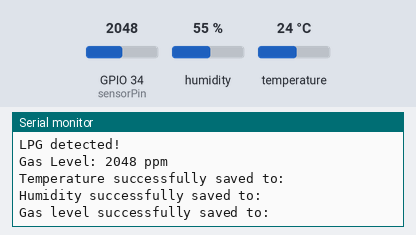
A sketch run on a simulated ESP32. Shown: the last lines printed to the serial monitor. Inputs (shaded band) come from the test bench; at power-on: GPIO 34 (sensorPin) = 2048, humidity 55 %, temperature 24 °C. WiFi joins after 1.5 s; servers stay silent unless stated.

Above: at 2.7 s.
2.8 s: GPIO 34 (sensorPin) set to 960
At 6.65 s:
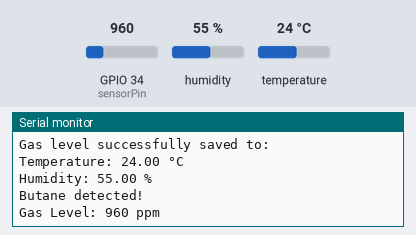
13.0 s: GPIO 34 (sensorPin) set to 560
At 16.81 s:
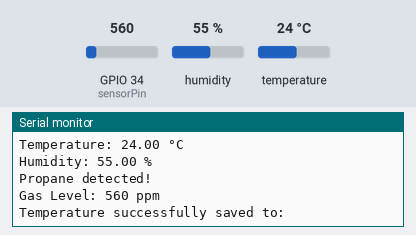
23.0 s: GPIO 34 (sensorPin) set to 260
At 26.97 s:
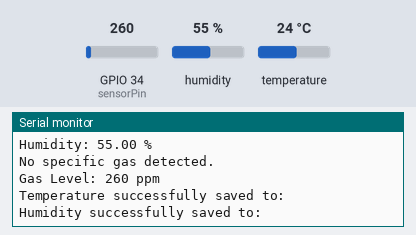
33.0 s: humidity set to 22 %
At 36.66 s:
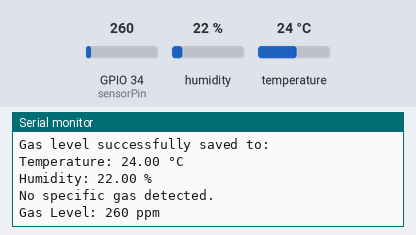
39.0 s: temperature set to 12 °C
At 41.83 s:
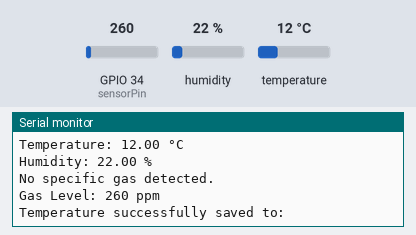
45.0 s: humidity set to 40 %
At 46.67 s:
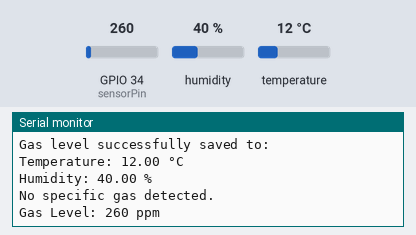
Timing chart, 0 to 48.2 s (numbered marks = the images above; inputs shaded):
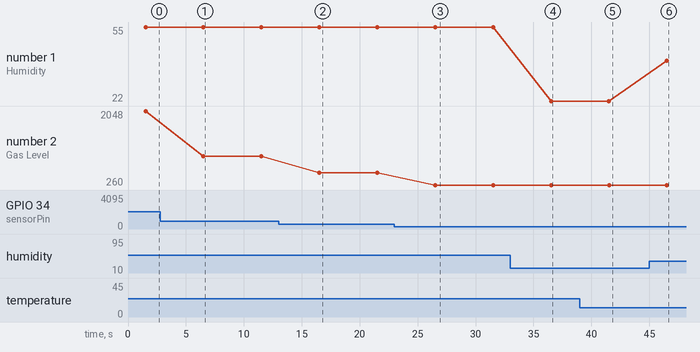

The sketch:

Niral_Thiruvila.ino
```cpp
#include <DHT.h>

#include<WiFi.h>
#include<Firebase_ESP_Client.h>
#include "addons/TokenHelper.h"
#include "addons/RTDBHelper.h"

#define WIFI_SSID "<<3"
#define WIFI_PASSWORD "Boobathi"
#define API_KEY "AIzaSyB-uqD8irbeVh9HJMpefA8HfiYaPY5iPec"
#define DATABASE_URL "https://trail-638316-default-rtdb.firebaseio.com"


FirebaseData fbdo;
FirebaseAuth auth;
FirebaseConfig config;
unsigned long sendDataPrevMillis = 0;
bool signupOK = false;

#define DHTPIN 13        // Digital pin connected to the DHT sensor
#define DHTTYPE DHT22   // Change to DHT22 if you're using that model

DHT dht(DHTPIN, DHTTYPE);

const int sensorPin = 34;  // GPIO34 on ESP32

// Define threshold values for each gas type (adjust as needed)
const int propaneThreshold = 300;
const int butaneThreshold = 600;
const int lpgThreshold = 1000;

void setup() {
  Serial.begin(9600);
  dht.begin();
  pinMode(sensorPin, INPUT);
  WiFi.begin(WIFI_SSID, WIFI_PASSWORD);
  Serial.print("Connecting to Wi-Fi");
  while(WiFi.status() != WL_CONNECTED){
  Serial.print(".");
  delay (300);
  }
  Serial.println();
  Serial.print("Connected with IP: ");
  Serial.println(WiFi.localIP());
  Serial.println();
  config.api_key = API_KEY;
  config.database_url = DATABASE_URL;
  if (Firebase.signUp(&config, &auth, "", "")) {
    Serial.println("signUp OK");
    signupOK = true;
  } else {
    Serial.printf("%s\n", config.signer.signupError.message.c_str());
  }
  config.token_status_callback = tokenStatusCallback;
  Firebase.begin(&config, &auth);
  Firebase.reconnectWiFi(true);
}


void loop() {
  if (Firebase.ready() && signupOK && (millis() - sendDataPrevMillis > 5000 || sendDataPrevMillis== 0)){

    sendDataPrevMillis = millis();

    int sensorValue = analogRead(sensorPin);

    // Read temperature as Celsius (the default)
    float temperature = dht.readTemperature();
    // Read temperature as Fahrenheit (isFahrenheit = true)
    // float temperature = dht.readTemperature(true);

    // Read humidity
    float humidity = dht.readHumidity();

    // Check if any reads failed and exit early (to try again).
    if (isnan(temperature) || isnan(humidity)) {
      Serial.println("Failed to read from DHT sensor!");
      return;
    }

    // Display temperature and humidity on the serial monitor
    Serial.print("Temperature: ");
    Serial.print(temperature);
    Serial.println(" °C");

    Serial.print("Humidity: ");
    Serial.print(humidity);
    Serial.println(" %");

    // Determine the gas type based on sensor value
    if (sensorValue > lpgThreshold) {
      Serial.println("LPG detected!");
    } else if (sensorValue > butaneThreshold) {
      Serial.println("Butane detected!");
    } else if (sensorValue > propaneThreshold) {
      Serial.println("Propane detected!");
    } else {
      Serial.println("No specific gas detected.");
    }

    // Print the sensor value to the serial monitor
    Serial.print("Gas Level: ");
    Serial.print(sensorValue);
    Serial.println(" ppm");

    Serial.println();

    if (Firebase.RTDB.setFloat(&fbdo, "Sensor/Temperature", temperature)) {
    Serial.print("Temperature successfully saved to: ");
    Serial.println(fbdo.dataPath());
    // Serial.println(" (" + fbdo.dataType() + ")");
    } else {
      Serial.println("Failed to save temperature data: " + fbdo.errorReason());
    }

    // Send humidity data to Firebase
    if (Firebase.RTDB.setFloat(&fbdo, "Sensor/Humidity", humidity)) {
      Serial.print("Humidity successfully saved to: ");
      Serial.println(fbdo.dataPath());
      // Serial.println(" (" + fbdo.dataType() + ")");
    } else {
      Serial.println("Failed to save humidity data: " + fbdo.errorReason());
    }

    // Send gas sensor value to Firebase
    if (Firebase.RTDB.setInt(&fbdo, "Sensor/GasLevel", sensorValue)) {
      Serial.print("Gas level successfully saved to: ");
      Serial.println(fbdo.dataPath());
      // Serial.println(" (" + fbdo.dataType() + ")");
    } else {
      Serial.println("Failed to save gas level data: " + fbdo.errorReason());
    }

    // Wait for a second before the next reading
    delay(2000);
  }
} 
```

Measured:
- after the input at 2.8 s, the serial monitor: prints a new line after 3.7 s (image 1)
- after the input at 13.0 s, the serial monitor: prints a new line after 3.5 s (image 2)
- after the input at 23.0 s, the serial monitor: prints a new line after 3.5 s (image 3)
- after the input at 33.0 s, the serial monitor: prints a new line after 3.5 s (image 4)
- after the input at 39.0 s, the serial monitor: prints a new line after 2.5 s (image 5)
- after the input at 45.0 s, the serial monitor: prints a new line after 1.5 s (image 6)
- plotted number 1: 55 → 22 after the input at 33.0 s, 22 → 40 after the input at 45.0 s
- plotted number 2: 2048 → 960 after the input at 2.8 s, 960 → 560 after the input at 13.0 s, 560 → 260 after the input at 23.0 s
